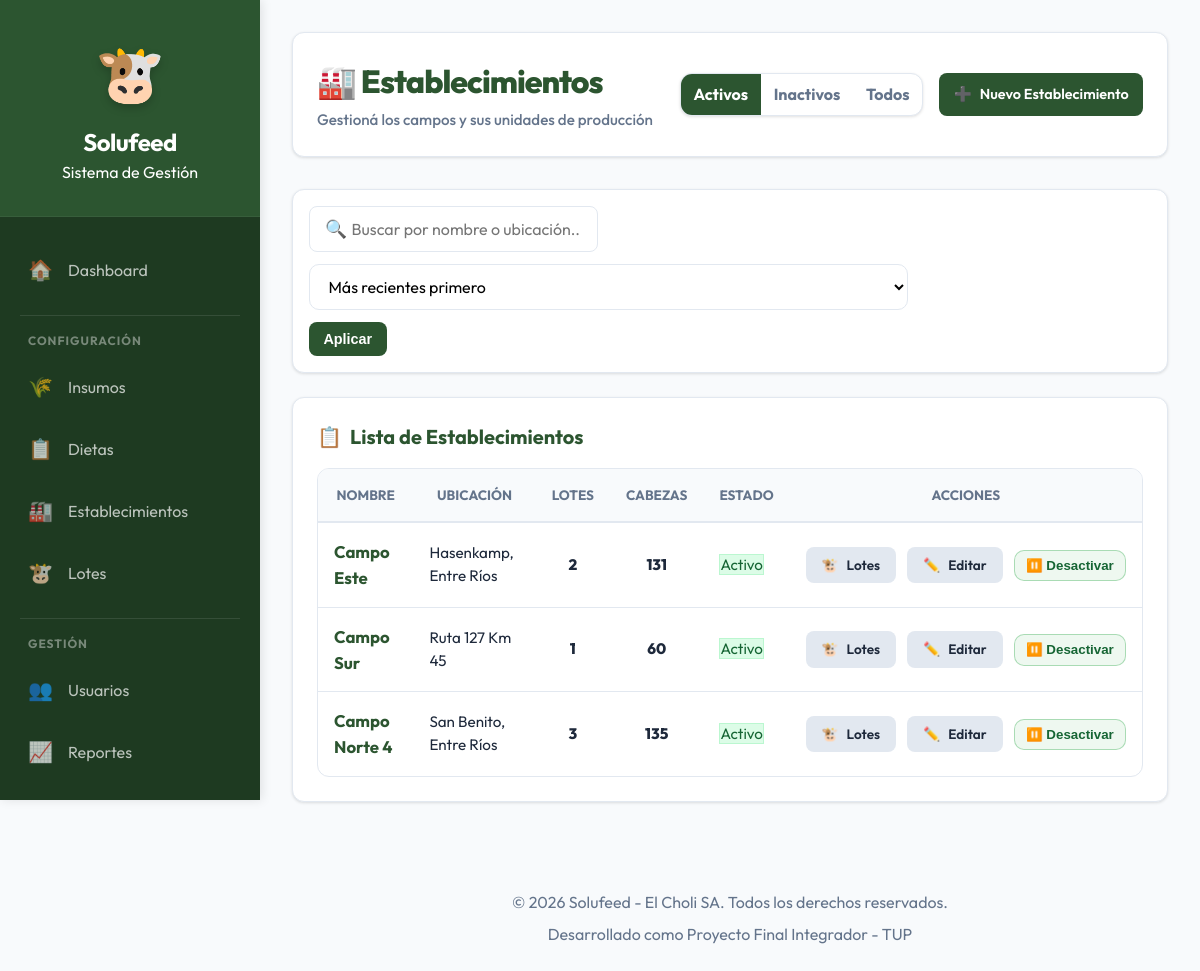
The page /solufeed/admin/establecimientos/listar.php (signed in) on the database its author committed.
### tables this page shows
CREATE TABLE `campo` (
  `id_campo` int(11) NOT NULL,
  `nombre` varchar(100) NOT NULL,
  `ubicacion` varchar(255) DEFAULT NULL,
  `activo` tinyint(1) NOT NULL DEFAULT 1
);

### solufeed/admin/establecimientos/listar.php (the view, shortened to what this page needs)
<?php
$db = getConnection();
$return_to = urlencode($_SERVER['REQUEST_URI']);
$registros_por_pagina = 10;
$pagina_actual = isset($_GET['pagina']) ? (int)$_GET['pagina'] : 1;
$estado = isset($_GET['estado']) ? (string)$_GET['estado'] : '';
$orden  = isset($_GET['orden']) ? (string)$_GET['orden'] : '';
$busqueda = isset($_GET['busqueda']) ? trim((string)$_GET['busqueda']) : '';
$allowedEstado = ['activos','inactivos','todos'];
if ($estado === '' || !in_array($estado, $allowedEstado, true)) $estado = 'activos';
$allowedOrden = ['recientes','nombre'];
if ($orden === '' || !in_array($orden, $allowedOrden, true)) $orden = 'recientes';
$where = 'WHERE 1=1';
$params = [];
if ($estado !== 'todos') {
    $where .= ' AND c.activo = :activo';
    $params[':activo'] = ($estado === 'activos') ? 1 : 0;
}
$offset = ($pagina_actual - 1) * $registros_por_pagina;
$orderSql = ($orden === 'nombre') ? 'c.nombre ASC' : 'c.id_campo DESC';
$statsSub = "SELECT id_campo, COUNT(DISTINCT id_tropa) AS total_lotes, COALESCE(SUM(cantidad_inicial),0) AS total_animales\n            FROM tropa\n            WHERE activo = 1\n            GROUP BY id_campo";
$sql_final = "SELECT c.id_campo, c.nombre, c.ubicacion, c.activo,\n                     COALESCE(s.total_lotes,0) AS total_lotes,\n                     COALESCE(s.total_animales,0) AS total_animales\n              FROM campo c\n              LEFT JOIN ({$statsSub}) s ON s.id_campo = c.id_campo\n              {$where}\n              ORDER BY {$orderSql}\n              LIMIT :limit OFFSET :offset";
$stmt = $db->prepare($sql_final);
foreach ($params as $key => $val) {
    if (is_int($val)) {
        $stmt->bindValue($key, $val, PDO::PARAM_INT);
    } else {
        $stmt->bindValue($key, $val, PDO::PARAM_STR);
    }
}
$stmt->bindValue(':limit', $registros_por_pagina, PDO::PARAM_INT);
$stmt->bindValue(':offset', $offset, PDO::PARAM_INT);
$stmt->execute();
$establecimientos = $stmt->fetchAll();
require_once '../../includes/header.php';
?>
<div class="insumos-container">
    <div class="page-header">
        <div>
            <h1 style="font-weight: 800; color: var(--primary); margin: 0; letter-spacing: -1px;">
                🏭 Establecimientos
            </h1>
            <p style="margin: 0.25rem 0 0 0; color: var(--text-muted); font-size: 0.95rem; font-weight: 500;">
                Gestioná los campos y sus unidades de producción
            </p>
        </div>
        <div class="header-actions">
            <div class="segmented" aria-label="Filtro de estado">
                <a href="listar.php?estado=activos&orden=<?php echo urlencode($orden); ?><?php echo !empty($busqueda) ? '&busqueda=' . urlencode($busqueda) : ''; ?>" class="<?php echo $estado === 'activos' ? 'active' : ''; ?>">Activos</a>
                <a href="listar.php?estado=inactivos&orden=<?php echo urlencode($orden); ?><?php echo !empty($busqueda) ? '&busqueda=' . urlencode($busqueda) : ''; ?>" class="<?php echo $estado === 'inactivos' ? 'active' : ''; ?>">Inactivos</a>
                <a href="listar.php?estado=todos&orden=<?php echo urlencode($orden); ?><?php echo !empty($busqueda) ? '&busqueda=' . urlencode($busqueda) : ''; ?>" class="<?php echo $estado === 'todos' ? 'active' : ''; ?>">Todos</a>
            </div>
            <a href="crear.php?return_to=<?php echo $return_to; ?>" class="btn btn-primary btn-sm">
                <span>➕</span> Nuevo Establecimiento
            </a>
        </div>
    </div>
    <div class="filters-bar">
        <form method="GET" action="listar.php" class="filters-row">
            <div class="filters-left">
                <div style="position: relative;">
                    <span style="position: absolute; left: 1rem; top: 50%; transform: translateY(-50%); font-size: 1.1rem;">🔍</span>
                    <input class="filter-input" type="text" name="busqueda" value="<?php echo htmlspecialchars($busqueda); ?>" placeholder="Buscar por nombre o ubicación..." style="padding-left: 2.6rem;">
                </div>
                <select class="filter-select" name="orden">
                    <option value="recientes" <?php echo $orden === 'recientes' ? 'selected' : ''; ?>>Más recientes primero</option>
                </select>
                <button type="submit" class="btn btn-primary btn-sm">Aplicar</button>
            </div>
        </form>
    </div>
    <div class="card">
        <h3 class="card-title"><span>📋</span> Lista de Establecimientos</h3>
        <?php if (count($establecimientos) > 0): ?>
            <div class="table-container">
                <table class="responsive-table">
                    <thead>
                        <tr>
                            <th>Nombre</th>
                            <th>Ubicación</th>
                            <th style="text-align:center;">Lotes</th>
                            <th style="text-align:center;">Cabezas</th>
                            <th>Estado</th>
                            <th class="th-actions">Acciones</th>
                        </tr>
                    </thead>
                    <tbody>
                        <?php foreach ($establecimientos as $campo): ?>
                            <?php $activo = ((int)$campo['activo'] === 1); ?>
                            <tr>
                                <td>
                                    <strong style="color: var(--primary); font-size: 1.05rem;">
                                        <?php echo htmlspecialchars($campo['nombre']); ?>
                                    </strong>
                                </td>
                                <td>
                                    <?php if (!empty($campo['ubicacion'])): ?>
                                        <?php echo htmlspecialchars($campo['ubicacion']); ?>
                                    <?php else: ?>
                                        <span style="color: var(--text-muted);">—</span>
                                    <?php endif; ?>
                                </td>
                                <td style="text-align:center; font-weight: 800;">
                                    <?php echo (int)$campo['total_lotes']; ?>
                                </td>
                                <td style="text-align:center; font-weight: 800;">
                                    <?php echo number_format((int)$campo['total_animales']); ?>
                                </td>
                                <td>
                                    <span class="badge" style="background: <?php echo $activo ? '#dcfce7' : '#fff7ed'; ?>; color: <?php echo $activo ? '#166534' : '#9a3412'; ?>; border: 1px solid <?php echo $activo ? '#bbf7d0' : '#ffedd5'; ?>;">
                                        <?php echo $activo ? 'Activo' : 'Inactivo'; ?>
                                    </span>
                                </td>
                                <td style="text-align: right; white-space: nowrap;">
                                    <?php if ($activo): ?>
                                        <a href="gestionar_lotes.php?id=<?php echo (int)$campo['id_campo']; ?>&return_to=<?php echo $return_to; ?>" class="btn btn-secondary btn-action">
                                            <span>🐮</span> <span class="btn-text">Lotes</span>
                                        </a>
                                    <?php else: ?>
                                        <span class="btn btn-secondary btn-action" style="opacity: 0.5; cursor: not-allowed;" title="Activá el establecimiento para asignar lotes">
                                            <span>🐮</span> <span class="btn-text">Lotes</span>
                                        </span>
                                    <?php endif; ?>
                                    <a href="editar.php?id=<?php echo (int)$campo['id_campo']; ?>&return_to=<?php echo $return_to; ?>" class="btn btn-secondary btn-action">
                                        <span>✏️</span> <span class="btn-text">Editar</span>
                                    </a>
                                    <form method="POST" action="toggle_estado.php" style="display:inline;" onsubmit="return confirm('¿Confirmar cambio de estado del establecimiento?')">
                                        <button type="submit" class="btn-state <?php echo $activo ? 'on' : 'off'; ?>" title="<?php echo $activo ? 'Desactivar' : 'Activar'; ?>">
                                            <?php echo $activo ? '⏸️ Desactivar' : '▶️ Activar'; ?>
                                        </button>
                                    </form>
                                </td>
                            </tr>
                        <?php endforeach; ?>
                    </tbody>
                </table>
            </div>
        <?php endif; ?>
    </div>
</div>
<?php require_once '../../includes/footer.php'; ?>

### solufeed/assets/css/main.css (style rules this page uses)
:root { --primary: #2c5530; --primary-light: #3d7043; --primary-dark: #1e3a21; --secondary: #1e6091; --accent: #f4a261; --success: #28a745; --danger: #dc3545; --warning: #ffc107; --info: #17a2b8; --bg-main: #f8fafc; --surface: #ffffff; --border: #e2e8f0; --text-main: #1e293b; --text-muted: #64748b; --text-on-primary: #ffffff; --shadow-sm: 0 1px 3px rgba(0, 0, 0, 0.12); --shadow-md: 0 4px 6px -1px rgba(0, 0, 0, 0.1), 0 2px 4px -1px rgba(0, 0, 0, 0.06); --shadow-lg: 0 10px 15px -3px rgba(0, 0, 0, 0.1), 0 4px 6px -2px rgba(0, 0, 0, 0.05); --radius: 12px; --text: var(--text-main); --shadow: var(--shadow-md); --bg-glass: rgba(255, 255, 255, 0.85); --accent-color: var(--accent); }
* { margin: 0; padding: 0; box-sizing: border-box; }
body { font-family: 'Outfit', 'Inter', -apple-system, sans-serif; background-color: var(--bg-main); color: var(--text-main); line-height: 1.5; -webkit-font-smoothing: antialiased; }
.card { background: var(--surface); border-radius: var(--radius); padding: 1.5rem; box-shadow: var(--shadow-sm); border: 1px solid var(--border); margin-bottom: 1.5rem; transition: transform 0.2s ease, box-shadow 0.2s ease; }
.card-title { font-size: 1.25rem; font-weight: 700; color: var(--primary); margin-bottom: 1rem; display: flex; align-items: center; gap: 0.5rem; }
.page-header { display: flex; justify-content: space-between; align-items: center; flex-wrap: wrap; gap: 1.5rem; margin-bottom: 2rem; background: var(--surface); padding: 1.5rem; border-radius: var(--radius); box-shadow: var(--shadow-sm); border: 1px solid var(--border); }
.header-actions { display: flex; flex-wrap: wrap; gap: 1rem; }
.btn { display: inline-flex; align-items: center; justify-content: center; padding: 0.625rem 1.25rem; font-size: 0.95rem; font-weight: 600; border-radius: 8px; cursor: pointer; transition: all 0.2s ease; text-decoration: none; border: none; gap: 0.5rem; }
.btn-primary { background: var(--primary); color: white; }
.btn-secondary { background: var(--border); color: var(--text-main); }
.btn-action { font-size: 0.85rem; padding: 0.5rem 1rem; margin-right: 0.5rem; }
.table-container { overflow-x: auto; background: var(--surface); border-radius: var(--radius); border: 1px solid var(--border); }
table { width: 100%; border-collapse: collapse; }
th { background: var(--bg-main); padding: 1rem; text-align: center; font-size: 0.85rem; text-transform: uppercase; color: var(--text-muted); font-weight: 700; border-bottom: 2px solid var(--border); }
td { padding: 1rem; border-bottom: 1px solid var(--border); font-size: 0.95rem; }
tr:last-child td { border-bottom: none; }
input[type="text"], input[type="number"], input[type="date"], input[type="time"], input[type="email"], input[type="password"], select, textarea { width: 100%; padding: 0.75rem 1rem; border: 1px solid var(--border); border-radius: 8px; font-family: inherit; font-size: 1rem; transition: border-color 0.2s ease, box-shadow 0.2s ease; }
.filters-bar { background: var(--surface); border: 1px solid var(--border); border-radius: var(--radius); padding: 1rem; box-shadow: var(--shadow-sm); margin-bottom: 1.5rem; }
.filters-row { display: flex; flex-wrap: wrap; gap: .75rem; align-items: center; justify-content: space-between; }
.filters-left { display: flex; flex-wrap: wrap; gap: .75rem; align-items: center; }
.filter-input { min-width: 220px; padding: .7rem .9rem; border: 1px solid var(--border); border-radius: 10px; background: #fff; }
.filter-select { padding: .7rem .9rem; border: 1px solid var(--border); border-radius: 10px; background: #fff; }
.btn-sm { padding: .55rem .9rem; font-size: .9rem; }
.segmented { display: inline-flex; border: 1px solid var(--border); background: #fff; border-radius: 12px; overflow: hidden; box-shadow: var(--shadow-sm); }
.segmented a, .segmented button { appearance: none; border: 0; background: transparent; padding: .55rem .8rem; font-weight: 700; color: var(--text-muted); text-decoration: none; cursor: pointer; display: inline-flex; align-items: center; gap: .35rem; }
.segmented a.active { background: var(--primary); color: var(--text-on-primary); }
.btn-state { display:inline-flex; align-items:center; gap:.4rem; padding:.45rem .7rem; border-radius: 10px; border: 1px solid var(--border); background:#fff; font-weight: 800; cursor:pointer; }
.btn-state.on { border-color: rgba(40,167,69,.35); background: rgba(40,167,69,.08); color:#166534; }

### rows shown on the page
campo: nombre "Campo Este", ubicacion "Hasenkamp, Entre Ríos", total_lotes "2", total_animales "131", activo "Activo"
campo: nombre "Campo Sur", ubicacion "Ruta 127 Km 45", total_lotes "1", total_animales "60", activo "Activo"
campo: nombre "Campo Norte 4", ubicacion "San Benito, Entre Ríos", total_lotes "3", total_animales "135", activo "Activo"
